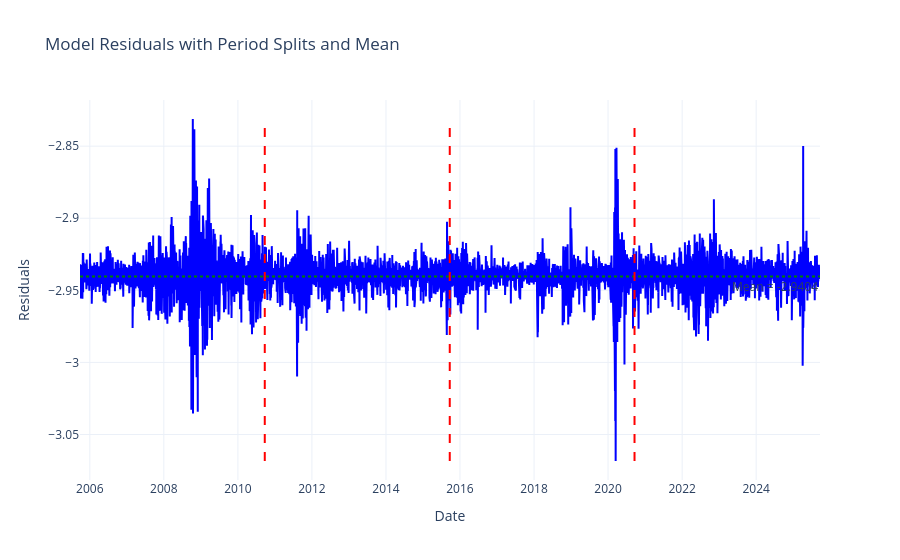

This figure's notebook cell:
### Markdown cell above
And what about the "Heteroskedasticity"? It simply means that the variance of the shock (error) values is not constant accross time. Let's visualize this by first plotting the shock values, and then seeing their distributions: We will split the data in 4 periods, and see how the distribution of shocks changes accross time.

### Code cell
import numpy as np
import pandas as pd
from arch import arch_model
import plotly.graph_objects as go

# === 1. Fit a simple GARCH(1,1) model ===
am = arch_model(rt, vol='Garch', p=1, q=1, mean='Constant', dist='normal', rescale=False)
res = am.fit(disp="off")

# === 2. Get residuals ===
errors = res.resid.dropna()

# Split into 4 equal parts
splits = np.array_split(errors, 4)

# Collect variance + date ranges
results = []
split_boundaries = []
for i, s in enumerate(splits):
    start = s.index[0]
    end = s.index[-1]
    var = s.var()
    results.append((f"Period {i+1}", start, end, var))
    split_boundaries.append(end)  # for plotting

var_df = pd.DataFrame(results, columns=["Period", "Start", "End", "Variance"])

# === Plotly interactive plot of residuals ===
fig = go.Figure()

# Residuals line
fig.add_trace(go.Scatter(
    x=errors.index,
    y=errors.values,
    mode="lines",
    name="Model residuals",
    line=dict(color="blue")
))

# Mean line
mean_resid = errors.mean()
fig.add_hline(
    y=mean_resid,
    line=dict(color="green", dash="dot"),
    annotation_text=f"Mean = {mean_resid:.4f}",
    annotation_position="bottom right"
)

# Vertical split lines (using add_shape for datetime safety)
for boundary in split_boundaries[:-1]:
    fig.add_shape(
        type="line",
        x0=boundary,
        x1=boundary,
        y0=errors.min(),
        y1=errors.max(),
        line=dict(color="red", dash="dash"),
        xref="x",
        yref="y"
    )

# Layout
fig.update_layout(
    title="Model Residuals with Period Splits and Mean",
    xaxis_title="Date",
    yaxis_title="Residuals",
    template="plotly_white",
    legend=dict(yanchor="top", y=0.99, xanchor="left", x=0.01)
)
fig.write_image("period_splits.png", width=1700, height=1200, scale=2)  # 170 mm ~ 1700 px at 300 dpi

fig.show()

### Figure 1 — Plotly figure (JSON) as saved in the notebook; plotly's stock layout.template omitted (floating-point values rounded to 4 significant figures; data arrays with more than 128 entries replaced by an {"elided": "..."} marker saying what was removed)
{"data": [{"line": {"color": "blue"}, "mode": "lines", "name": "Model residuals", "type": "scatter", "x": {"elided": "5029 str values"}, "y": {"elided": "5029 float values"}}], "layout": {"annotations": [{"showarrow": false, "text": "Mean = -2.9404", "x": 1, "xanchor": "right", "xref": "x domain", "y": -2.94, "yanchor": "top", "yref": "y"}], "legend": {"x": 0.01, "xanchor": "left", "y": 0.99, "yanchor": "top"}, "shapes": [{"line": {"color": "green", "dash": "dot"}, "type": "line", "x0": 0, "x1": 1, "xref": "x domain", "y0": -2.94, "y1": -2.94, "yref": "y"}, {"line": {"color": "red", "dash": "dash"}, "type": "line", "x0": "2010-09-23T00:00:00-04:00", "x1": "2010-09-23T00:00:00-04:00", "xref": "x", "y0": -3.068, "y1": -2.831, "yref": "y"}, {"line": {"color": "red", "dash": "dash"}, "type": "line", "x0": "2015-09-22T00:00:00-04:00", "x1": "2015-09-22T00:00:00-04:00", "xref": "x", "y0": -3.068, "y1": -2.831, "yref": "y"}, {"line": {"color": "red", "dash": "dash"}, "type": "line", "x0": "2020-09-18T00:00:00-04:00", "x1": "2020-09-18T00:00:00-04:00", "xref": "x", "y0": -3.068, "y1": -2.831, "yref": "y"}], "title": {"text": "Model Residuals with Period Splits and Mean"}, "xaxis": {"title": {"text": "Date"}}, "yaxis": {"title": {"text": "Residuals"}}}}
